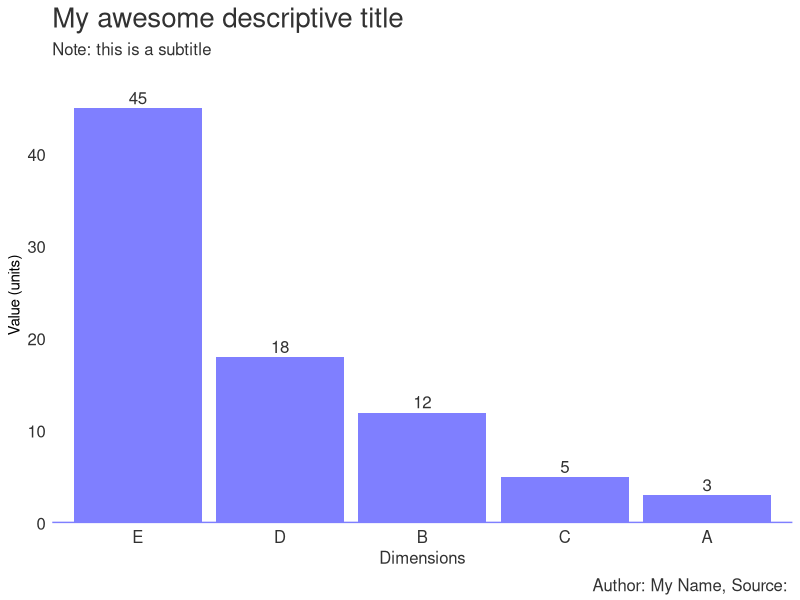

Write the R code that produced this figure.
# Load libraries
library(ggplot2)
library(reshape2)

# Create data
data <- data.frame(
  name=c("A","B","C","D","E") ,  
  value=c(3,12,5,18,45)
)

barplot <- ggplot(data, aes(x=reorder(name, -value), y=value)) + # enter data frame
  geom_bar(stat = "identity"
           ,fill = "#7f7fff") + # colour bars
  geom_text(aes(label = value # data labels
               ,y =  value + max(value)*0.01) # positioned just outside bar
            ,vjust = 0 # align text with bar
            ,size = (5/14)*12 # sizing in line with theme text
            ,colour = "#323232") + # colour text
  theme(
    panel.grid.major = element_blank() # Remove gridlines (major)
    ,panel.grid.minor = element_blank() # Remove gridlines (minor)
    ,panel.background = element_blank() # Remove grey background
    ,plot.title = element_text(hjust = 0, size = 20, colour = "#323232") # Title size and colour
    ,plot.subtitle = element_text(hjust = 0, size = 12, colour = "#323232") # Subtitle size and colour
    ,plot.caption = element_text(vjust = 0.3, size = 12, colour = "#323232") # Caption size and colour
    ,axis.ticks.y = element_blank() # Remove tick marks (Y-Axis)
    ,axis.text.y = element_text(hjust = 1, colour = "#323232", size = 12) # Axis size and colour (Y-Axis)
    ,axis.ticks.x = element_blank() # Remove tick marks (X-Axis)
    ,axis.text.x  = element_text(size = 12, colour = "#323232") #element_blank() # Remove axis scale (X-Axis)
    ,axis.title.x = element_text(size = 12, colour = "#323232") # Axis label size and colour (X-Axis)
  ) +
  geom_hline(yintercept=0, color = "#7f7fff", size=1) + # Axis line size and colour (X-Axis)
  labs(title = 'My awesome descriptive title' # Title text
       ,subtitle = "Note: this is a subtitle" # Subtitle text
       ,x = 'Dimensions' # X-Axis text 
       ,y = 'Value (units)' # Y-Axis text 
       ,caption = "Author: My Name, Source: ") + # Caption text
  scale_y_continuous(limits = c(
    ifelse(min(data$value)>=0,0,min(data$value)*1.1) # Minimum Y-Axis scale 
    ,max(data$value)*1.1) # Maximum Y-Axis scale 
    ,expand = c(0,0) # Removing blank space around plot 
  )

# Save the plot
ggsave("barplot_final.png" # filename
       ,plot = barplot # variable for file
       ,width = 5, height = 4, dpi = 300, units = "in") # dimensions and image quality
